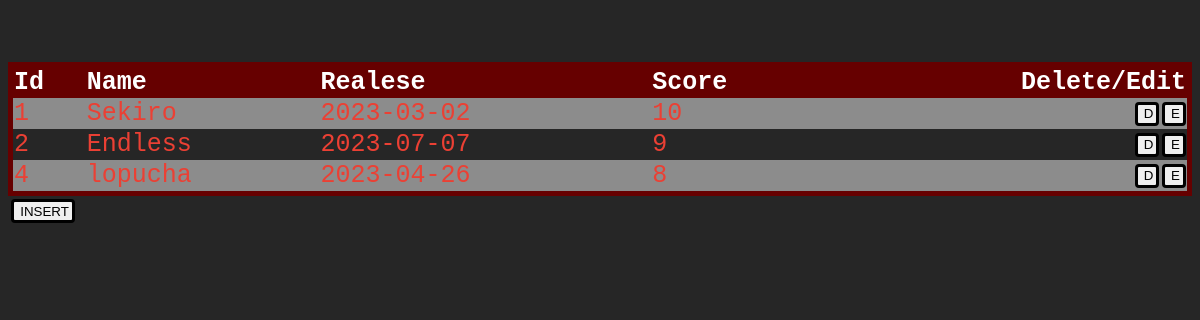
/db_games/db_write.php, run on the app's committed database.
### tables this page shows
CREATE TABLE `games` (
  `id` int(11) NOT NULL,
  `name` varchar(45) NOT NULL,
  `realese` date NOT NULL,
  `score` enum('1','2','3','4','5','6','7','8','9','10') NOT NULL
);

### db_games/db_write.php (the view, shortened to what this page needs)
<!DOCTYPE html>
<html lang="en">
<head>
</head>
<body>
    <table>
        <tr>
            <th>Id</th>
            <th>Name</th>
            <th>Realese</th>
            <th>Score</th>
            <th class="ed">Delete/Edit</th>
        </tr>
<?php
include_once "db_conn.php";
$sql = "SELECT * FROM games";
$result = mysqli_query($conn, $sql);
$resultCheck = mysqli_num_rows($result);
if ($resultCheck > 0) {
    while ($row = mysqli_fetch_assoc($result)) {
       echo "<tr> <td>". $row['id']. "</td><td>". $row['name']. "</td><td>". $row['realese']. "</td><td>". $row['score']. "</td><td>". "<a href='edit.php?id=".$row['id']."'><button>E</button></a>". "<a href='db_write.php?id=".$row['id']."'><button>D</button></a></td></tr></br>";
    }
}
?>
    </table>
    <form method="POST" action="insert.php">
        <button class="insert">INSERT</button>
    </form>
</body>
</html>

### db_games/db_write.php (style rules this page uses)
body { background-color: #262626; }
table { border-collapse: collapse; width: 100%; color: #eb4034; font-family: monospace; font-size: 25px; text-align: left; border: 5px solid; border-color: #660000; }
th { background-color: #660000; color: white; }
button { border-radius: 4px; float: right; margin-left: 0.2rem; width: 1.5rem; height: 1.5rem; border: 3px solid; text-align: center; }
.insert { float: left; width: 3.96rem; height: 1.5rem; margin-top: 0.2rem; }
.ed { text-align: right; }
tr:nth-child(even) { background-color: #8c8c8c }

### data on the page
games: id "1", name "Sekiro", realese "2023-03-02", score "10"
games: id "2", name "Endless", realese "2023-07-07", score "9"
games: id "4", name "lopucha", realese "2023-04-26", score "8"
